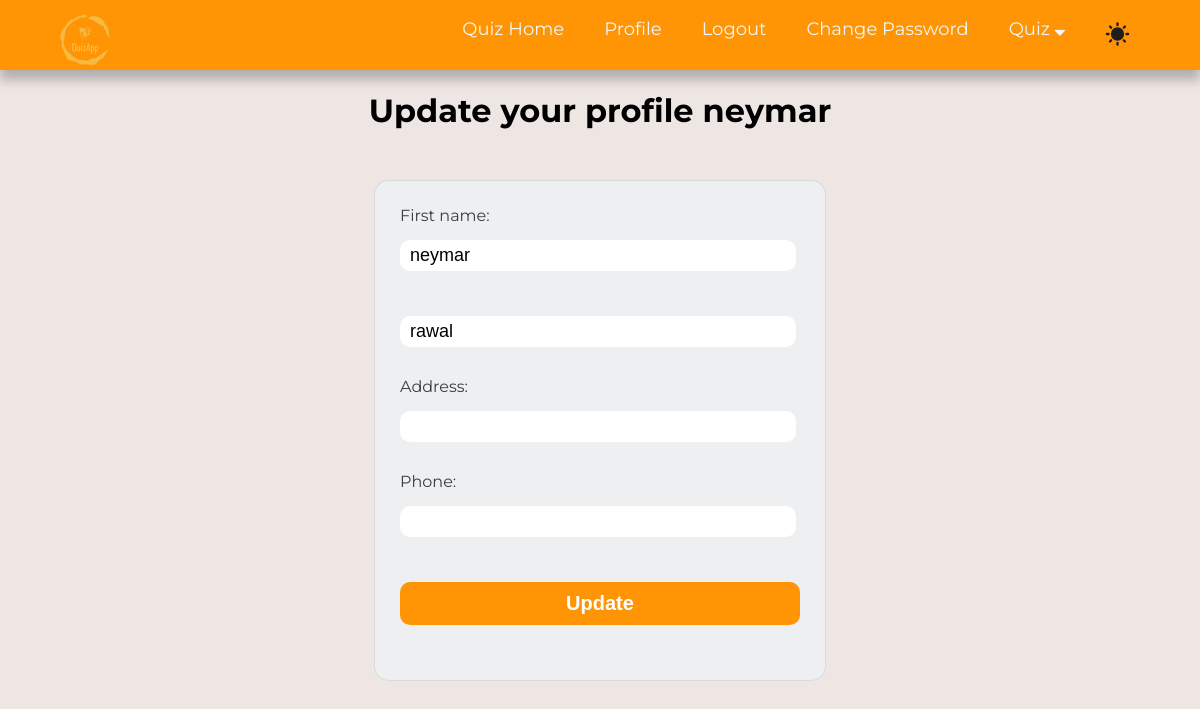
Page /update_profile/3/ (signed in) on the earlier database version.
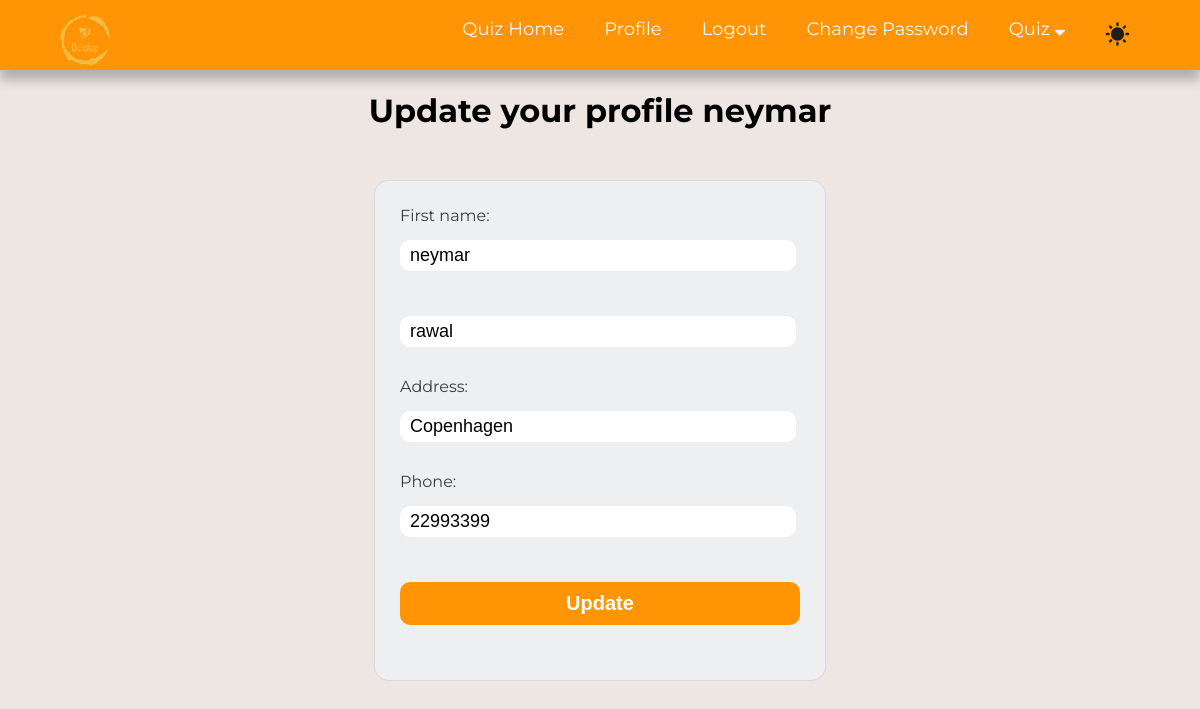
Same page on the later database version.
### user_registration/models.py (models this page shows, shortened)
class UserInfo(models.Model):
    user = models.OneToOneField(User, on_delete=models.CASCADE)
    address = models.CharField(max_length=100, blank=True)
    phone = models.CharField(max_length=15, blank=True)
    profile_image = models.ImageField(upload_to='profile_image', blank=True, default='image/no-image.svg')

### user_registration/views.py (the view, shortened to what this page needs)
# urls.py: path('update_profile/<int:id>/', views.update_profile, name='update_profile'),
@login_required
def update_profile(request, id):
    user = get_object_or_404(User, id=id)
    user_info = get_object_or_404(UserInfo, user=user)
    user_form = UserUpdateForm(instance=user)
    info_form = UserInfoForm(instance=user_info)
    return render(
        request,
        "user_registration/update_profile.html",
        {"user_form": user_form, "info_form": info_form},
    )

### user_registration/views.py
class UserUpdateForm(forms.ModelForm):
    class Meta:
        model = User
        fields = ('first_name', 'last_name')

class UserInfoForm(forms.ModelForm):
    profile_image = forms.ImageField(required=False)
    class Meta:
        model = UserInfo
        fields = ('address', 'phone')

### user_registration/templates/user_registration/update_profile.html (shortened to what this page needs)
{% extends 'user_registration/base.html' %}
{% load static %}
    {% block body %}
    <h1 class="title">Update your profile {{ user.first_name }}</h1>
    <form action="" method='POST'>
        {{ user_form.first_name.label_tag }}
        {{ user_form.first_name }}
        {{ user_form.last_name }}
        {{ info_form.address.label_tag }}
        {{ info_form.address }}
        {{ info_form.phone.label_tag }}
        {{ info_form.phone }}
        <input type="submit" value='Update'>
    </form>
    {% endblock %}

Differences in the rows shown:
changed UserInfo: address (not shown) → "Copenhagen"; phone (not shown) → "22993399"
